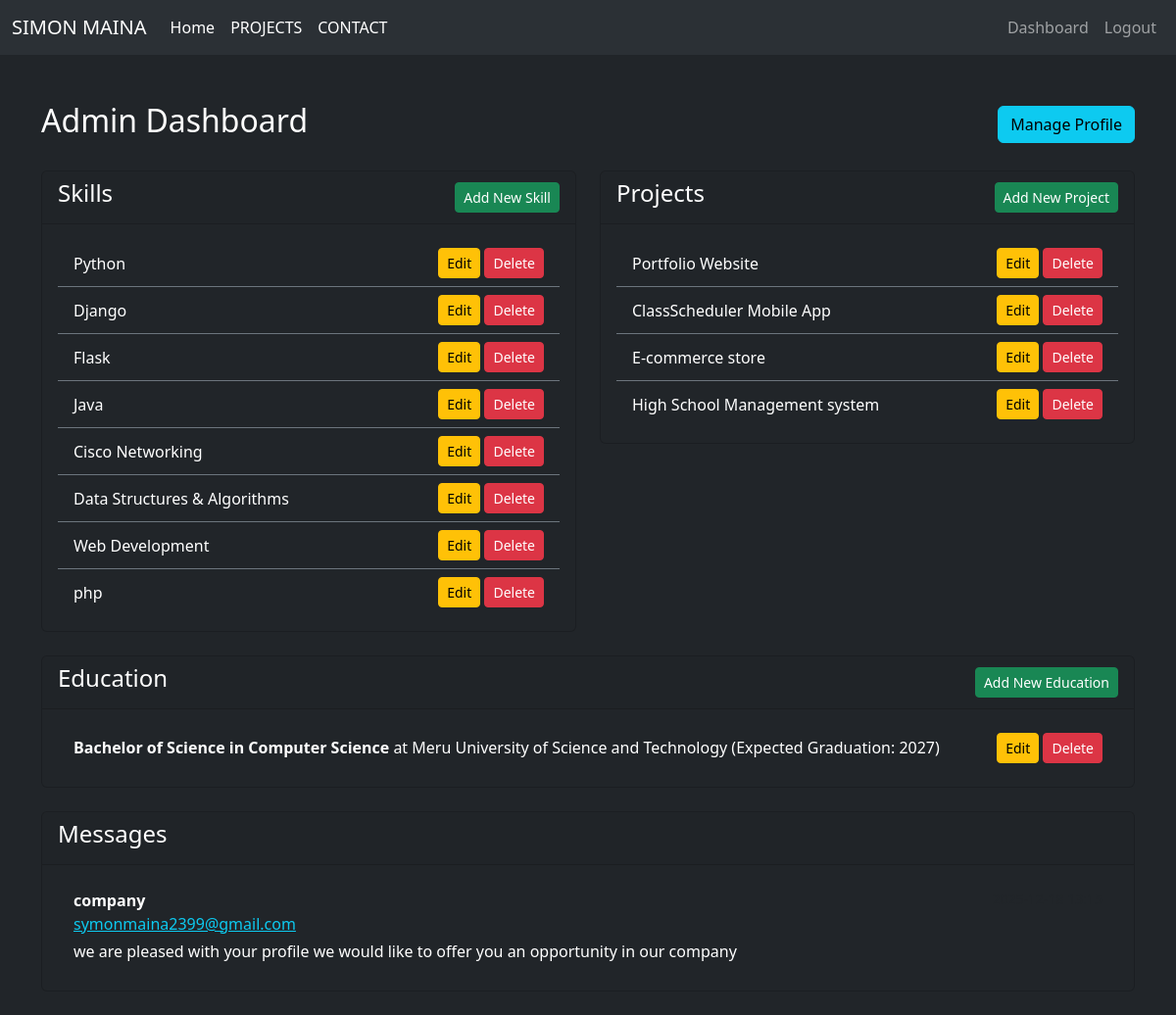
The page /dashboard (signed in) on the database its author committed.
### models.py (models this page shows)
class Skill(db.Model):
    id = db.Column(db.Integer, primary_key=True)
    name = db.Column(db.String(100), nullable=False)
    description = db.Column(db.Text, nullable=True)
    image_file = db.Column(db.String(150), nullable=False, default='default.jpg')

class Project(db.Model):
    id = db.Column(db.Integer, primary_key=True)
    title = db.Column(db.String(150), nullable=False)
    description = db.Column(db.Text, nullable=False)
    image_file = db.Column(db.String(150), nullable=False, default='default.jpg')
    link = db.Column(db.String(255), nullable=True)

class Education(db.Model):
    id = db.Column(db.Integer, primary_key=True)
    degree = db.Column(db.String(150), nullable=False)
    institution = db.Column(db.String(150), nullable=False)
    year = db.Column(db.String(50), nullable=False)
    description = db.Column(db.Text, nullable=True)

class Message(db.Model):
    id = db.Column(db.Integer, primary_key=True)
    name = db.Column(db.String(100), nullable=False)
    email = db.Column(db.String(120), nullable=False)
    message = db.Column(db.Text, nullable=False)
    date_posted = db.Column(db.DateTime, nullable=False, default=db.func.current_timestamp())

### app.py (the view)
@app.route('/dashboard')
@login_required
def dashboard():
    projects = Project.query.all()
    skills = Skill.query.all()
    education_list = Education.query.all()
    messages = Message.query.order_by(Message.date_posted.desc()).all()
    return render_template('dashboard.html', projects=projects, skills=skills, education_list=education_list, messages=messages)

### app.py (called while the page is built)
@login_manager.user_loader
def load_user(user_id):
    return User.query.get(int(user_id))

@app.context_processor
def inject_profile():
    profile = Profile.query.first()
    return dict(profile=profile)

### templates/dashboard.html (shortened to what this page needs)
{% extends "base.html" %}
{% block content %}
<div class="container mt-5">
    <div class="d-flex justify-content-between align-items-center mb-4">
        <h2 class="text-white">Admin Dashboard</h2>
        <a href="{{ url_for('edit_profile') }}" class="btn btn-info">Manage Profile</a>
    </div>
    <div class="row">
        <div class="col-md-6">
            <div class="card bg-dark text-white mb-4">
                <div class="card-header d-flex justify-content-between align-items-center">
                    <h4>Skills</h4>
                    <a href="{{ url_for('new_skill') }}" class="btn btn-success btn-sm">Add New Skill</a>
                </div>
                <div class="card-body">
                    <ul class="list-group list-group-flush bg-dark text-white">
                        {% for skill in skills %}
                        <li
                            class="list-group-item bg-dark text-white d-flex justify-content-between align-items-center border-secondary">
                            {{ skill.name }}
                            <div>
                                <a href="{{ url_for('edit_skill', skill_id=skill.id) }}"
                                    class="btn btn-warning btn-sm">Edit</a>
                                <form action="{{ url_for('delete_skill', skill_id=skill.id) }}" method="POST"
                                    class="d-inline">
                                    <button type="submit" class="btn btn-danger btn-sm"
                                        onclick="return confirm('Are you sure?')">Delete</button>
                                </form>
                            </div>
                        </li>
                        {% endfor %}
                    </ul>
                </div>
            </div>
        </div>
        <div class="col-md-6">
            <div class="card bg-dark text-white mb-4">
                <div class="card-header d-flex justify-content-between align-items-center">
                    <h4>Projects</h4>
                    <a href="{{ url_for('new_project') }}" class="btn btn-success btn-sm">Add New Project</a>
                </div>
                <div class="card-body">
                    <ul class="list-group list-group-flush bg-dark text-white">
                        {% for project in projects %}
                        <li
                            class="list-group-item bg-dark text-white d-flex justify-content-between align-items-center border-secondary">
                            {{ project.title }}
                            <div>
                                <a href="{{ url_for('edit_project', project_id=project.id) }}"
                                    class="btn btn-warning btn-sm">Edit</a>
                                <form action="{{ url_for('delete_project', project_id=project.id) }}" method="POST"
                                    class="d-inline">
                                    <button type="submit" class="btn btn-danger btn-sm"
                                        onclick="return confirm('Are you sure?')">Delete</button>
                                </form>
                            </div>
                        </li>
                        {% endfor %}
                    </ul>
                </div>
            </div>
        </div>
        <div class="col-md-12">
            <div class="card bg-dark text-white mb-4">
                <div class="card-header d-flex justify-content-between align-items-center">
                    <h4>Education</h4>
                    <a href="{{ url_for('new_education') }}" class="btn btn-success btn-sm">Add New Education</a>
                </div>
                <div class="card-body">
                    <ul class="list-group list-group-flush bg-dark text-white">
                        {% for edu in education_list %}
                        <li
                            class="list-group-item bg-dark text-white d-flex justify-content-between align-items-center border-secondary">
                            <div>
                                <strong>{{ edu.degree }}</strong> at {{ edu.institution }} ({{ edu.year }})
                            </div>
                            <div>
                                <a href="{{ url_for('edit_education', edu_id=edu.id) }}"
                                    class="btn btn-warning btn-sm">Edit</a>
                                <form action="{{ url_for('delete_education', edu_id=edu.id) }}" method="POST"
                                    class="d-inline">
                                    <button type="submit" class="btn btn-danger btn-sm"
                                        onclick="return confirm('Are you sure?')">Delete</button>
                                </form>
                            </div>
                        </li>
                        {% endfor %}
                    </ul>
                </div>
            </div>
        </div>
        <div class="col-md-12">
            <div class="card bg-dark text-white mb-4">
                <div class="card-header">
                    <h4>Messages</h4>
                </div>
                <div class="card-body">
                    <ul class="list-group list-group-flush bg-dark text-white">
                        {% for message in messages %}
                        <li class="list-group-item bg-dark text-white border-secondary">
                            <div class="d-flex justify-content-between">
                                <strong>{{ message.name }}</strong>
                                <small class="text-muted">{{ message.date_posted.strftime('%Y-%m-%d %H:%M') }}</small>
                            </div>
                            <div class="mb-1">
                                <a href="mailto:{{ message.email }}" class="text-info">{{ message.email }}</a>
                            </div>
                            <p class="mb-1">{{ message.message }}</p>
                        </li>
                        {% else %}
                        <li class="list-group-item bg-dark text-white border-secondary">No messages yet.</li>
                        {% endfor %}
                    </ul>
                </div>
            </div>
        </div>
    </div>
</div>
{% endblock %}

### static/css/style.css (style rules this page uses)
.card { transition: transform 0.3s ease, box-shadow 0.3s ease; }

### rows shown on the page
Skill: name "Python"
Skill: name "Django"
Skill: name "Flask"
Skill: name "Java"
Skill: name "Cisco Networking"
Skill: name "Data Structures & Algorithms"
Skill: name "Web Development"
Skill: name "php"
Project: title "Portfolio Website"
Project: title "ClassScheduler Mobile App"
Project: title "E-commerce store"
Project: title "High School Management system"
Education: degree "Bachelor of Science in Computer Science", institution "Meru University of Science and Technology", year "Expected Graduation: 2027"
Message: name "company", email "symonmaina2399@gmail.com", message "we are pleased with your profile we would like to offer you an opportunity in our company"
